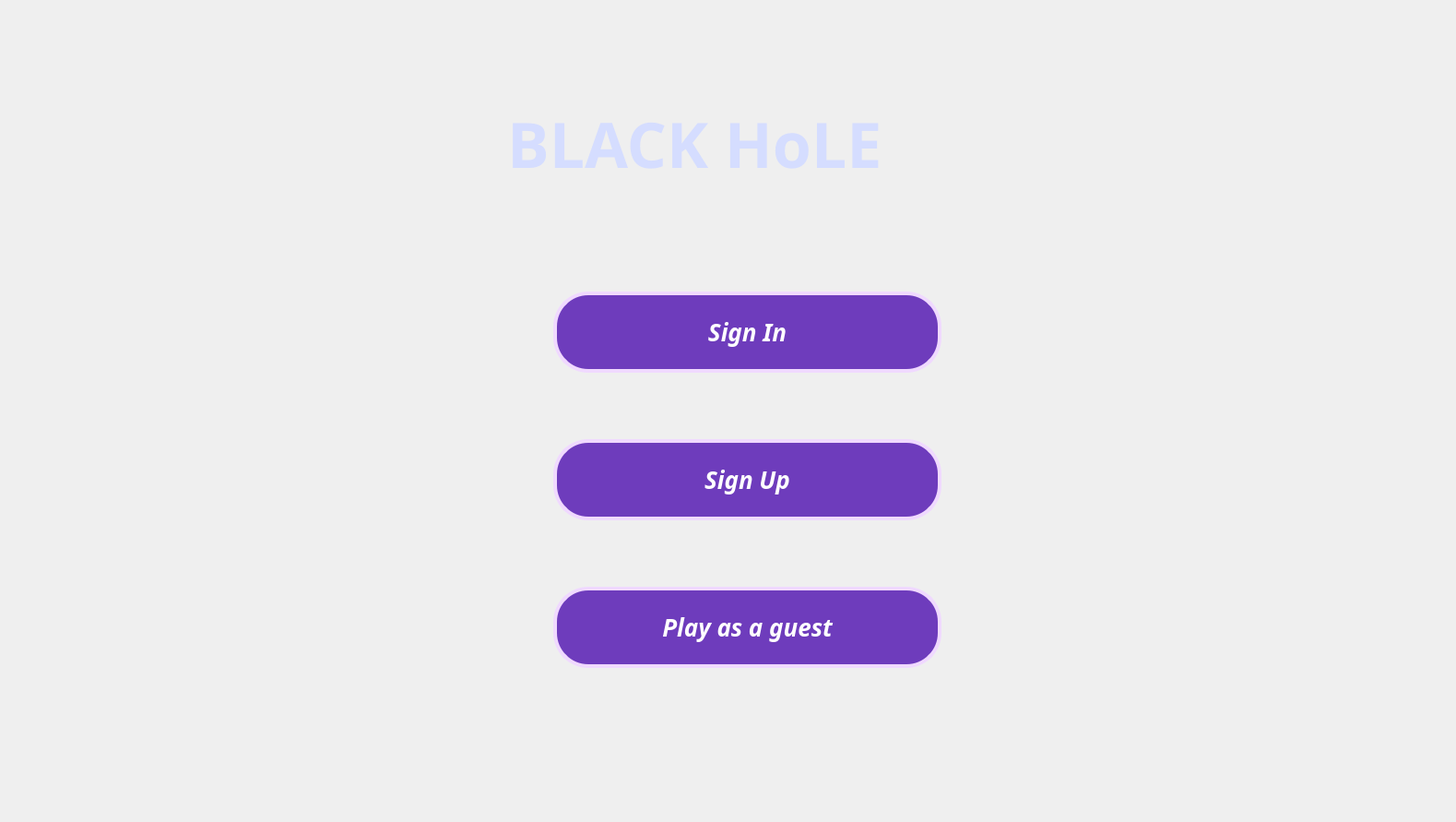
<?xml version="1.0" encoding="UTF-8"?>
<ui version="4.0">
 <class>Form</class>
 <widget class="QWidget" name="Form">
  <property name="geometry">
   <rect>
    <x>0</x>
    <y>0</y>
    <width>1579</width>
    <height>891</height>
   </rect>
  </property>
  <property name="font">
   <font>
    <family>OCR A Extended</family>
    <weight>50</weight>
    <bold>false</bold>
   </font>
  </property>
  <property name="windowTitle">
   <string>BLACK HoLE</string>
  </property>
  <property name="windowIcon">
   <iconset>
    <normaloff>../Downloads/space/space/icons/icons8-space-64.png</normaloff>../Downloads/space/space/icons/icons8-space-64.png</iconset>
  </property>
  <property name="layoutDirection">
   <enum>Qt::LeftToRight</enum>
  </property>
  <property name="styleSheet">
   <string notr="true">QPushButton{
	box-shadow: -1px 0px 6px 0px #F0D9FF;
	background-color:#6E3CBC;
	border-radius:38px;
	border:4px solid #F0D9FF;
	cursor:pointer;
	color:#ffffff;
	font-size:26px;
	font-family:OCR A Extended;
	font-style:italic;
	font-weight:bold;
	padding:22px 15px;
}
QPushButton:hover {
	background-color:#BFA2DB;
}</string>
  </property>
  <widget class="QLabel" name="label">
   <property name="geometry">
    <rect>
     <x>-19</x>
     <y>-9</y>
     <width>1600</width>
     <height>1200</height>
    </rect>
   </property>
   <property name="font">
    <font>
     <pointsize>26</pointsize>
     <weight>75</weight>
     <bold>true</bold>
    </font>
   </property>
   <property name="autoFillBackground">
    <bool>false</bool>
   </property>
   <property name="styleSheet">
    <string notr="true">Background-image:url(:/newPrefix/thumb-1920-686692.jpg)</string>
   </property>
   <property name="text">
    <string/>
   </property>
   <property name="pixmap">
    <pixmap resource="../Downloads/st.qrc">:/newPrefix/269176.jpg</pixmap>
   </property>
   <property name="scaledContents">
    <bool>true</bool>
   </property>
  </widget>
  <widget class="QWidget" name="layoutWidget">
   <property name="geometry">
    <rect>
     <x>600</x>
     <y>250</y>
     <width>421</width>
     <height>541</height>
    </rect>
   </property>
   <layout class="QVBoxLayout" name="verticalLayout">
    <item>
     <widget class="QPushButton" name="pushButton_2">
      <property name="font">
       <font>
        <family>OCR A Extended</family>
        <pointsize>-1</pointsize>
        <weight>75</weight>
        <italic>true</italic>
        <bold>true</bold>
       </font>
      </property>
      <property name="cursor">
       <cursorShape>PointingHandCursor</cursorShape>
      </property>
      <property name="styleSheet">
       <string notr="true"/>
      </property>
      <property name="text">
       <string>Sign In</string>
      </property>
     </widget>
    </item>
    <item>
     <widget class="QPushButton" name="pushButton">
      <property name="font">
       <font>
        <family>OCR A Extended</family>
        <pointsize>-1</pointsize>
        <weight>75</weight>
        <italic>true</italic>
        <bold>true</bold>
       </font>
      </property>
      <property name="cursor">
       <cursorShape>PointingHandCursor</cursorShape>
      </property>
      <property name="text">
       <string>Sign Up</string>
      </property>
     </widget>
    </item>
    <item>
     <widget class="QPushButton" name="pushButton_3">
      <property name="font">
       <font>
        <family>OCR A Extended</family>
        <pointsize>-1</pointsize>
        <weight>75</weight>
        <italic>true</italic>
        <bold>true</bold>
       </font>
      </property>
      <property name="cursor">
       <cursorShape>PointingHandCursor</cursorShape>
      </property>
      <property name="text">
       <string>Play as a guest</string>
      </property>
     </widget>
    </item>
   </layout>
  </widget>
  <widget class="QLabel" name="label_2">
   <property name="geometry">
    <rect>
     <x>550</x>
     <y>100</y>
     <width>591</width>
     <height>111</height>
    </rect>
   </property>
   <property name="font">
    <font>
     <family>OCR A Extended</family>
     <pointsize>51</pointsize>
     <weight>75</weight>
     <bold>true</bold>
    </font>
   </property>
   <property name="styleSheet">
    <string notr="true">color:rgb(213, 221, 255);</string>
   </property>
   <property name="text">
    <string>BLACK HoLE</string>
   </property>
  </widget>
 </widget>
 <resources>
  <include location="../Downloads/st.qrc"/>
 </resources>
 <connections/>
</ui>
